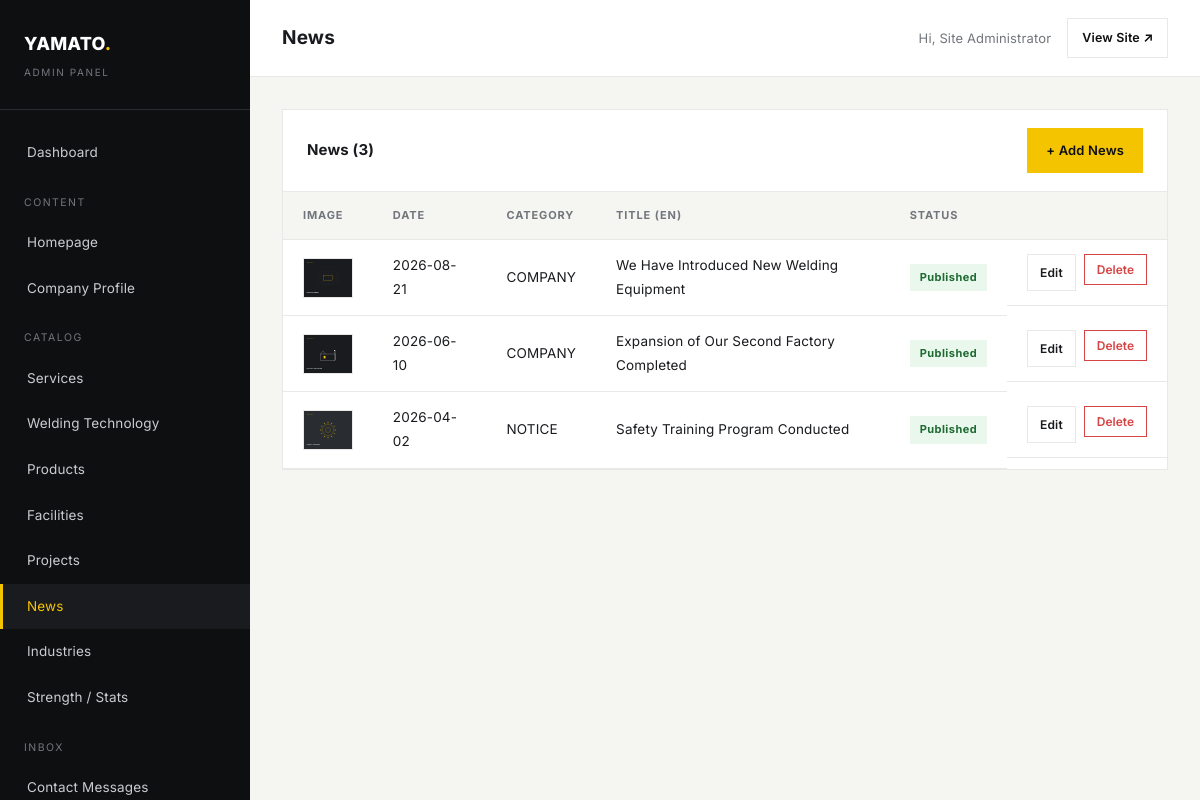
Screenshot of /admin/news.php (signed in) with the database file from the repository.
### tables this page shows
CREATE TABLE news (
    id INT AUTO_INCREMENT PRIMARY KEY,
    category_ja VARCHAR(100),
    category_en VARCHAR(100),
    title_ja VARCHAR(255) NOT NULL,
    title_en VARCHAR(255) NOT NULL,
    content_ja TEXT,
    content_en TEXT,
    image VARCHAR(255),
    slug VARCHAR(255) UNIQUE,
    publish_date DATE,
    status TINYINT(1) DEFAULT 1,
    created_at TIMESTAMP DEFAULT CURRENT_TIMESTAMP
);

### includes/functions.php (called while the page is built, shortened)
<?php
function e(?string $value): string
{
    return htmlspecialchars((string) $value, ENT_QUOTES, 'UTF-8');
}
function image_url(?string $filename, string $subfolder): string
{
    return base_url('uploads/' . $subfolder . '/' . $filename);
}
function base_url(string $path = ''): string
{
    $scriptDir = str_replace('\\', '/', dirname($_SERVER['SCRIPT_NAME']));
    if (basename($scriptDir) === 'admin') {
        $scriptDir = dirname($scriptDir);
    }
    $scriptDir = rtrim($scriptDir, '/');
    return $scriptDir . '/' . ltrim($path, '/');
}
function admin_url(string $path = ''): string
{
    return rtrim(base_url('admin'), '/') . '/' . ltrim($path, '/');
}

### admin/news.php (the view, shortened to what this page needs)
<?php
$pdo = getPDO();
$newsItems = $pdo->query("SELECT * FROM news ORDER BY publish_date DESC")->fetchAll();
include __DIR__ . '/includes/admin-header.php';
?>
<div class="admin-panel">
    <div class="admin-panel-head">
        <h2>News (<?= count($newsItems) ?>)</h2>
        <a href="<?= e(admin_url('news-form.php')) ?>" class="abtn abtn--accent">+ Add News</a>
    </div>
    <div class="admin-table-wrap">
        <table class="admin-table">
            <thead><tr><th>Image</th><th>Date</th><th>Category</th><th>Title (EN)</th><th>Status</th><th></th></tr></thead>
            <tbody>
                <?php if (empty($newsItems)): ?>
                    <tr><td colspan="6" class="empty-row">No news yet.</td></tr>
                <?php else: foreach ($newsItems as $n): ?>
                    <tr>
                        <td><img class="thumb" src="<?= e(image_url($n['image'], 'news')) ?>" alt=""></td>
                        <td><?= e($n['publish_date']) ?></td>
                        <td><?= e($n['category_en']) ?></td>
                        <td><?= e($n['title_en']) ?></td>
                        <td><span class="status-badge <?= $n['status'] ? 'on' : 'off' ?>"><?= $n['status'] ? 'Published' : 'Hidden' ?></span></td>
                        <td class="row-actions">
                            <a href="<?= e(admin_url('news-form.php?id=' . $n['id'])) ?>" class="abtn abtn--outline abtn--sm">Edit</a>
                            <form method="post" class="confirm-delete" data-confirm="Delete this news article?">
                                <button type="submit" class="abtn abtn--danger abtn--sm">Delete</button>
                            </form>
                        </td>
                    </tr>
                <?php endforeach; endif; ?>
            </tbody>
        </table>
    </div>
</div>
<?php include __DIR__ . '/includes/admin-footer.php'; ?>

### assets/css/style.css (style rules this page uses)
:root { --c-black: #0E0F11; --c-graphite: #191B1F; --c-dark-gray: #292C31; --c-gray: #72767C; --c-light-gray: #E8E9E7; --c-white: #FFFFFF; --c-off-white: #F5F5F2; --c-yellow: #F5C400; --font-jp: 'Noto Sans JP', 'Inter', sans-serif; --font-en: 'Inter', 'Noto Sans JP', sans-serif; --container: 1240px; --gutter: 32px; --header-h: 88px; --ease: cubic-bezier(.22, .61, .36, 1); --transition: 0.5s var(--ease); }
html[lang="en"] { --font-body: var(--font-en); }
*, *::before, *::after { box-sizing: border-box; }
html { scroll-behavior: smooth; }
body { margin: 0; font-family: var(--font-body, var(--font-jp)); color: var(--c-graphite); background: var(--c-white); -webkit-font-smoothing: antialiased; line-height: 1.75; font-size: 16px; letter-spacing: 0.01em; overflow-x: hidden; }
img { max-width: 100%; display: block; }
a { color: inherit; text-decoration: none; }
button { font-family: inherit; cursor: pointer; }
h1, h2, h3, h4, p { margin: 0; }

### assets/css/admin.css (style rules this page uses)
body.admin-body { margin: 0; font-family: 'Inter', sans-serif; background: var(--c-off-white); color: var(--c-graphite); font-size: 14.5px; }
.admin-panel { background: var(--c-white); border: 1px solid var(--c-light-gray); margin-bottom: 28px; }
.admin-panel-head { padding: 18px 24px; border-bottom: 1px solid var(--c-light-gray); display: flex; align-items: center; justify-content: space-between; }
.admin-panel-head h2 { font-size: 15px; font-weight: 700; }
.admin-table-wrap { overflow-x: auto; }
.admin-table { width: 100%; border-collapse: collapse; }
.admin-table th, .admin-table td { padding: 14px 20px; text-align: left; border-bottom: 1px solid var(--c-light-gray); font-size: 13.5px; vertical-align: middle; }
.admin-table th { background: var(--c-off-white); font-size: 11px; letter-spacing: 0.08em; text-transform: uppercase; color: var(--c-gray); font-weight: 700; }
.admin-table img.thumb { width: 52px; height: 40px; object-fit: cover; border: 1px solid var(--c-light-gray); }
.admin-table .status-badge { display: inline-block; padding: 4px 10px; font-size: 11px; font-weight: 700; letter-spacing: 0.04em; }
.status-badge.on { background: #EAF7EC; color: #1E6B32; }
.admin-table .row-actions { display: flex; gap: 8px; }
.abtn { display: inline-flex; align-items: center; gap: 8px; padding: 10px 18px; font-size: 13px; font-weight: 600; border: 1px solid transparent; cursor: pointer; background: none; font-family: inherit; }
.abtn--accent { background: var(--c-yellow); color: var(--c-black); }
.abtn--outline { border-color: var(--c-light-gray); color: var(--c-graphite); }
.abtn--danger { border-color: #D64545; color: #D64545; }
.abtn--sm { padding: 7px 12px; font-size: 12px; }

### rows the page displays
news: image (picture), publish_date "2026-08-21", category_en "COMPANY", title_en "We Have Introduced New Welding Equipment", status "Published"
news: image (picture), publish_date "2026-06-10", category_en "COMPANY", title_en "Expansion of Our Second Factory Completed", status "Published"
news: image (picture), publish_date "2026-04-02", category_en "NOTICE", title_en "Safety Training Program Conducted", status "Published"

### other values shown
$adminTitle "News"
$_SESSION['admin_name'] ?: $_SESSION['admin_username'] "Site Administrator"
count($newsItems) "3"
